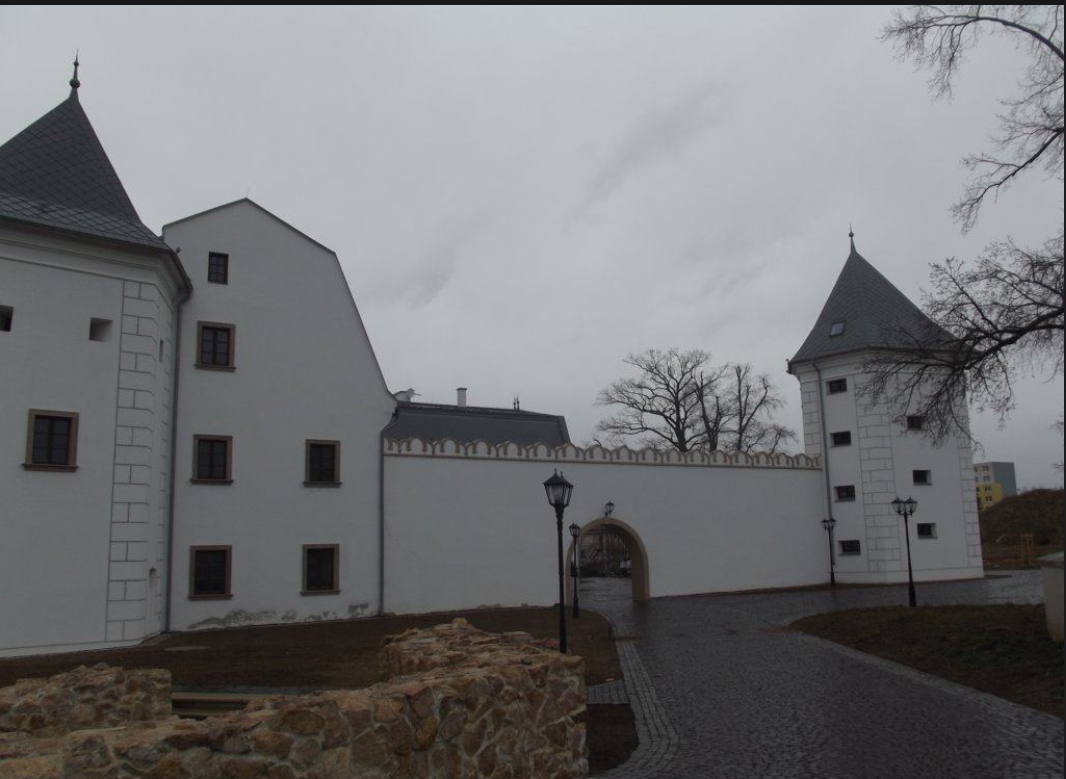
#> input picture img/Snimka_1.PNG, 1066 x 779 px
$ python create-icons.py
#> lines starting #> are read from the running program, lines starting #| are printed output that depends on the picture
#!/usr/bin/env python3
from PIL import Image
import os

# Vytvorenie priečinka pre ikony
icons_dir = 'assets'
os.makedirs(icons_dir, exist_ok=True)

# Vytvorenie ikony z prvého obrázka
try:
    # Použijeme prvý obrázok ako základ pre ikonu
    source_image_path = 'img/Snimka_1.PNG'

    if os.path.exists(source_image_path):
        img = Image.open(source_image_path)
#> img is the input picture: PIL image 1066x779 RGBA; mean R, G, B, A 114.3, 114.8, 116.2, 255

        # Vytvorenie ikon rôznych veľkostí
        sizes = [16, 32, 48, 72, 96, 144, 192, 512]

        for size in sizes:
            resized_img = img.resize((size, size), Image.LANCZOS)

            # Uloženie ikony
            if size == 192:
                resized_img.save(f'{icons_dir}/icon-192x192.png')
                print(f'Ikona 192x192 bola vytvorená.')
            elif size == 512:
                resized_img.save(f'{icons_dir}/icon-512x512.png')
                print(f'Ikona 512x512 bola vytvorená.')

            # Vytvorenie favicon.ico
            if size == 16:
                favicon = resized_img.copy()
                favicon.save(f'{icons_dir}/favicon.ico', format='ICO')
                print('Favicon bola vytvorená.')
#> this loop made 8 passes
#> pass 1, `resized_img = img.resize((size, size), Image.LANCZOS)`:
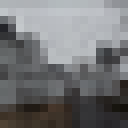
#> resized_img: PIL image 16x16 RGBA (shown 8 times larger); mean R, G, B, A 114.7, 115.2, 116.7, 255
#> pass 2, `resized_img = img.resize((size, size), Image.LANCZOS)`:
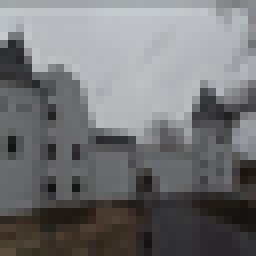
#> resized_img: PIL image 32x32 RGBA (shown 8 times larger); mean R, G, B, A 114.7, 115.2, 116.6, 255
#> pass 3, `resized_img = img.resize((size, size), Image.LANCZOS)`:
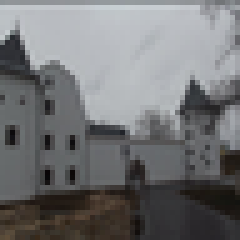
#> resized_img: PIL image 48x48 RGBA (shown 5 times larger); mean R, G, B, A 114.6, 115.2, 116.6, 255
#> after the loop:
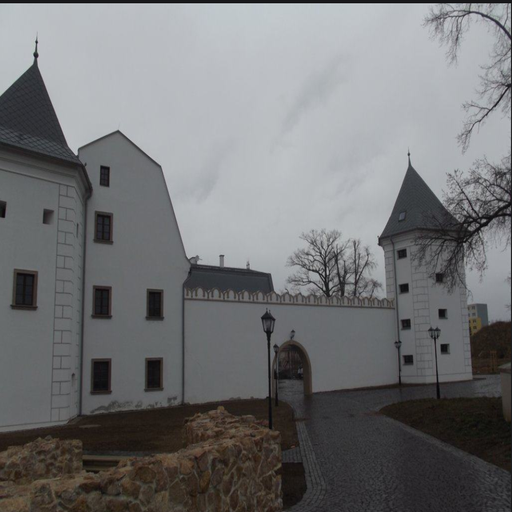
#> resized_img: PIL image 512x512 RGBA; mean R, G, B, A 114.3, 114.8, 116.2, 255

        print('Vytváranie ikon dokončené.')
    else:
        print(f'Zdrojový obrázok {source_image_path} nebol nájdený.')
except Exception as e:
    print(f'Chyba pri vytváraní ikon: {e}')

$ run again, with img/Snimka_10.PNG copied over img/Snimka_1.PNG
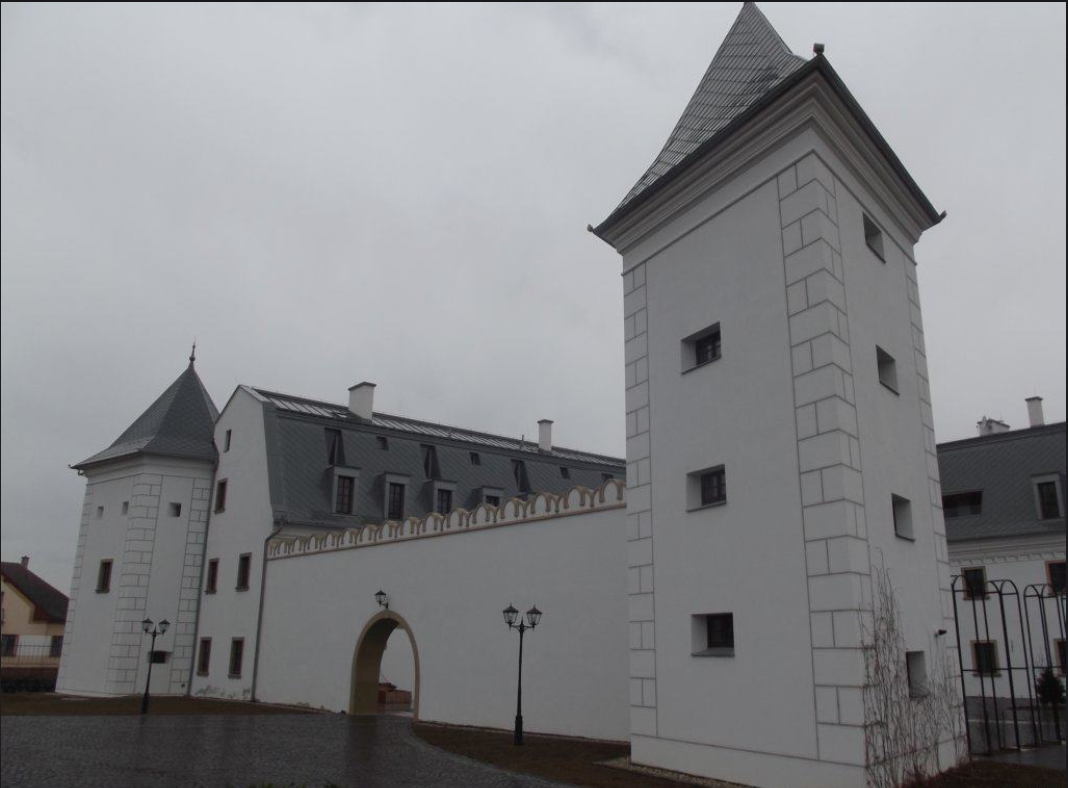
#> input picture img/Snimka_10.PNG, 1068 x 788 px
#> img is the input picture: PIL image 1068x788 RGBA; mean R, G, B, A 131.6, 132.3, 135.1, 255
#> the loop `for size in sizes:` made 8 passes
#> pass 1, `resized_img = img.resize((size, size), Image.LANCZOS)`:
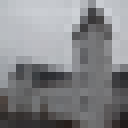
#> resized_img: PIL image 16x16 RGBA (shown 8 times larger); mean R, G, B, A 132, 132.7, 135.5, 255
#> after the loop `for size in sizes:`:
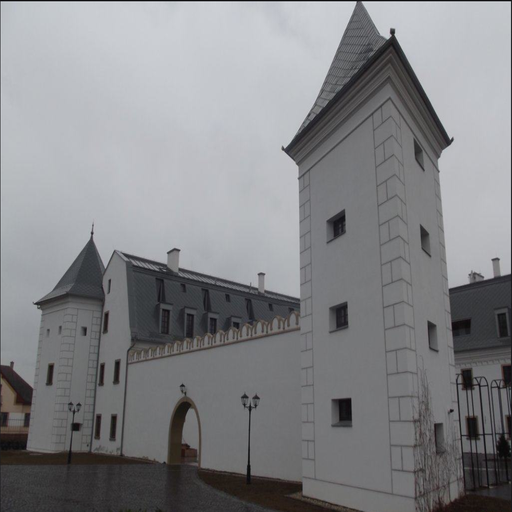
#> resized_img: PIL image 512x512 RGBA; mean R, G, B, A 131.7, 132.3, 135.1, 255

$ run again, with img/Snimka_11.PNG copied over img/Snimka_1.PNG
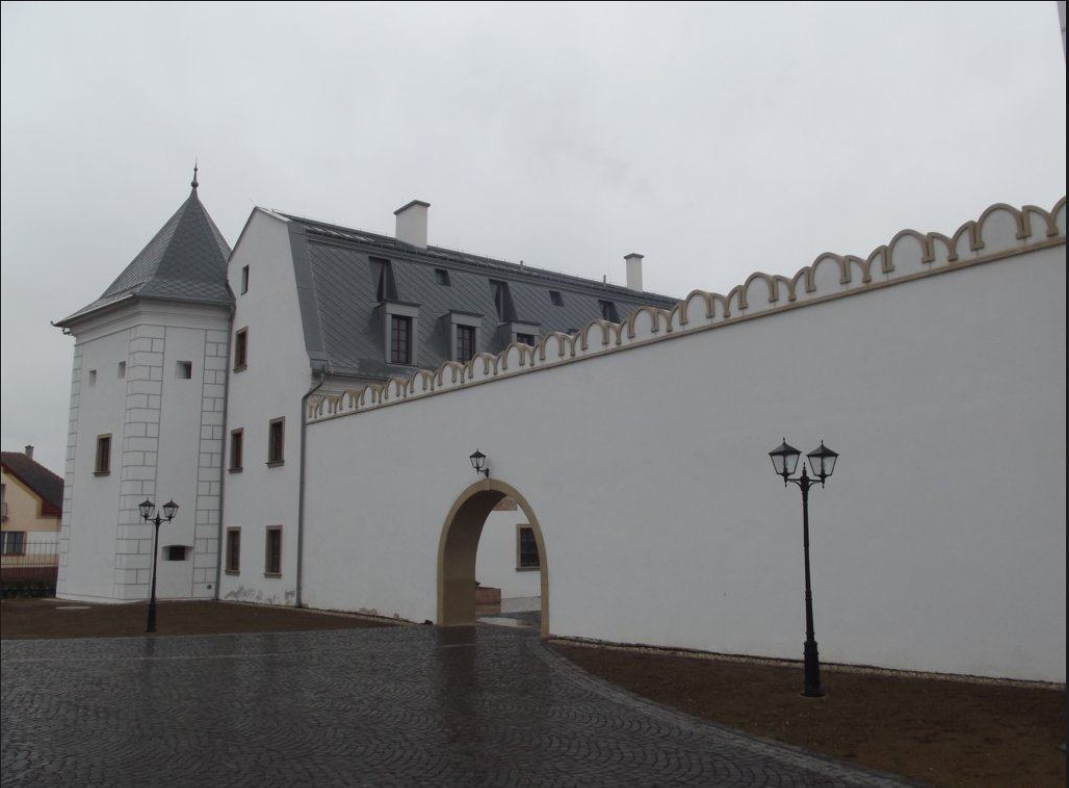
#> input picture img/Snimka_11.PNG, 1069 x 788 px
#> img is the input picture: PIL image 1069x788 RGBA; mean R, G, B, A 137.3, 137.8, 139.5, 255
#> the loop `for size in sizes:` made 8 passes
#> pass 1, `resized_img = img.resize((size, size), Image.LANCZOS)`:
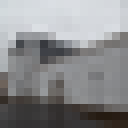
#> resized_img: PIL image 16x16 RGBA (shown 8 times larger); mean R, G, B, A 137.7, 138.1, 139.8, 255
#> after the loop `for size in sizes:`:
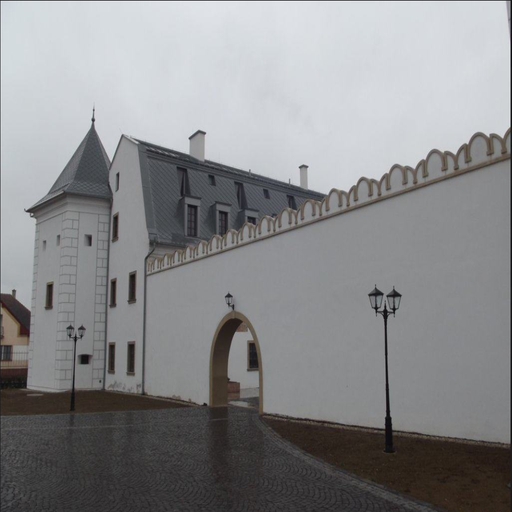
#> resized_img: PIL image 512x512 RGBA; mean R, G, B, A 137.4, 137.8, 139.5, 255

$ run again, with img/Snimka_12.PNG copied over img/Snimka_1.PNG
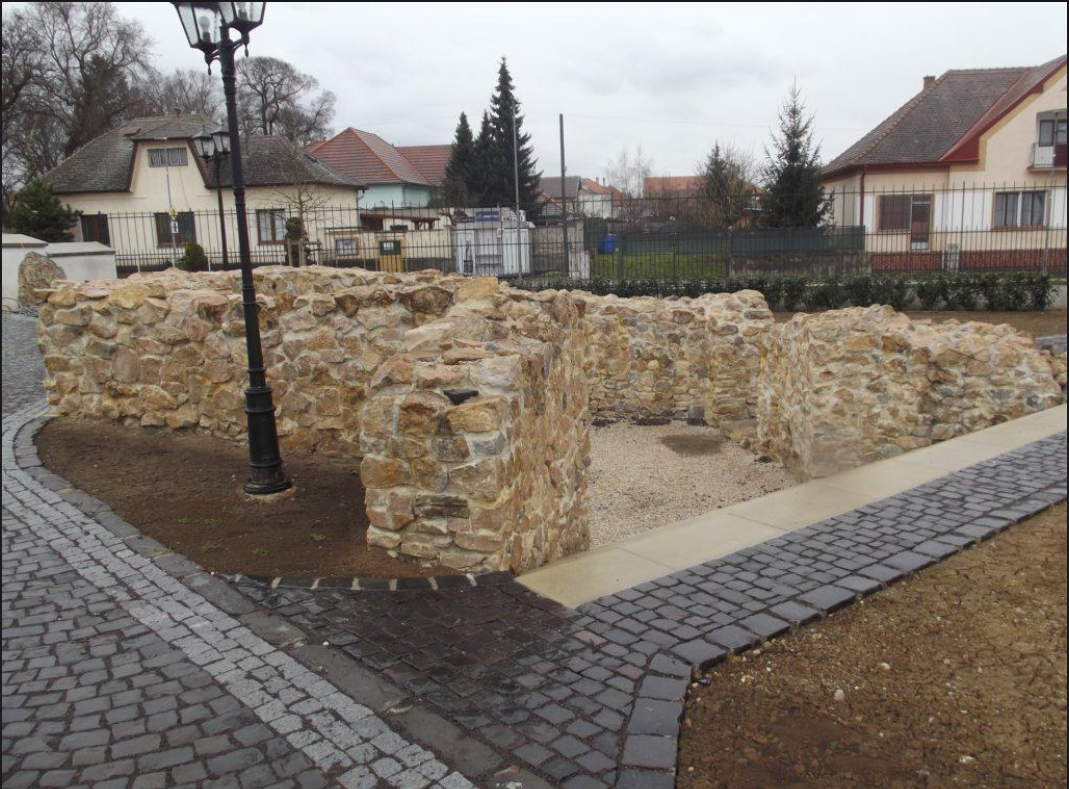
#> input picture img/Snimka_12.PNG, 1069 x 789 px
#> img is the input picture: PIL image 1069x789 RGBA; mean R, G, B, A 128, 119.8, 111.2, 255
#> the loop `for size in sizes:` made 8 passes
#> pass 1, `resized_img = img.resize((size, size), Image.LANCZOS)`:
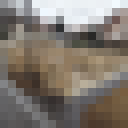
#> resized_img: PIL image 16x16 RGBA (shown 8 times larger); mean R, G, B, A 128.4, 120.2, 111.5, 255
#> after the loop `for size in sizes:`:
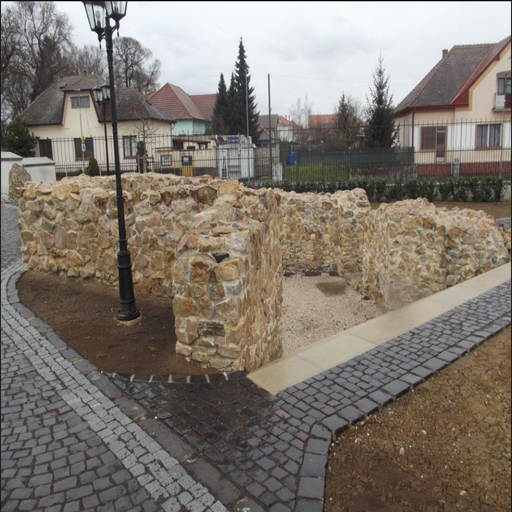
#> resized_img: PIL image 512x512 RGBA; mean R, G, B, A 128, 119.8, 111.2, 255
